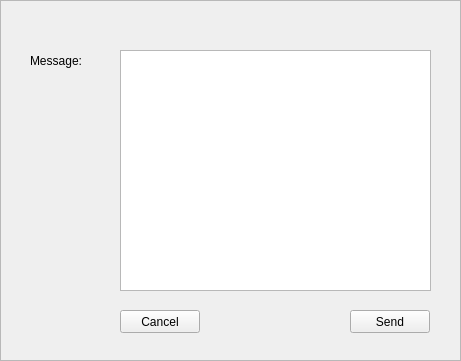
  <widget class="QFrame" name="communityalerts_frame">
   <property name="geometry">
    <rect>
     <x>260</x>
     <y>150</y>
     <width>461</width>
     <height>361</height>
    </rect>
   </property>
   <property name="frameShape">
    <enum>QFrame::StyledPanel</enum>
   </property>
   <property name="frameShadow">
    <enum>QFrame::Raised</enum>
   </property>
   <widget class="QLabel" name="commalertmessage_label">
    <property name="geometry">
     <rect>
      <x>30</x>
      <y>50</y>
      <width>81</width>
      <height>21</height>
     </rect>
    </property>
    <property name="text">
     <string>Message:</string>
    </property>
   </widget>
   <widget class="QPlainTextEdit" name="commalertmessage_text">
    <property name="geometry">
     <rect>
      <x>120</x>
      <y>50</y>
      <width>311</width>
      <height>241</height>
     </rect>
    </property>
   </widget>
   <widget class="QPushButton" name="commalertssend_button">
    <property name="geometry">
     <rect>
      <x>350</x>
      <y>310</y>
      <width>80</width>
      <height>23</height>
     </rect>
    </property>
    <property name="text">
     <string>Send</string>
    </property>
   </widget>
   <widget class="QPushButton" name="commalertscancel_button">
    <property name="geometry">
     <rect>
      <x>120</x>
      <y>310</y>
      <width>80</width>
      <height>23</height>
     </rect>
    </property>
    <property name="text">
     <string>Cancel</string>
    </property>
   </widget>
  </widget>
